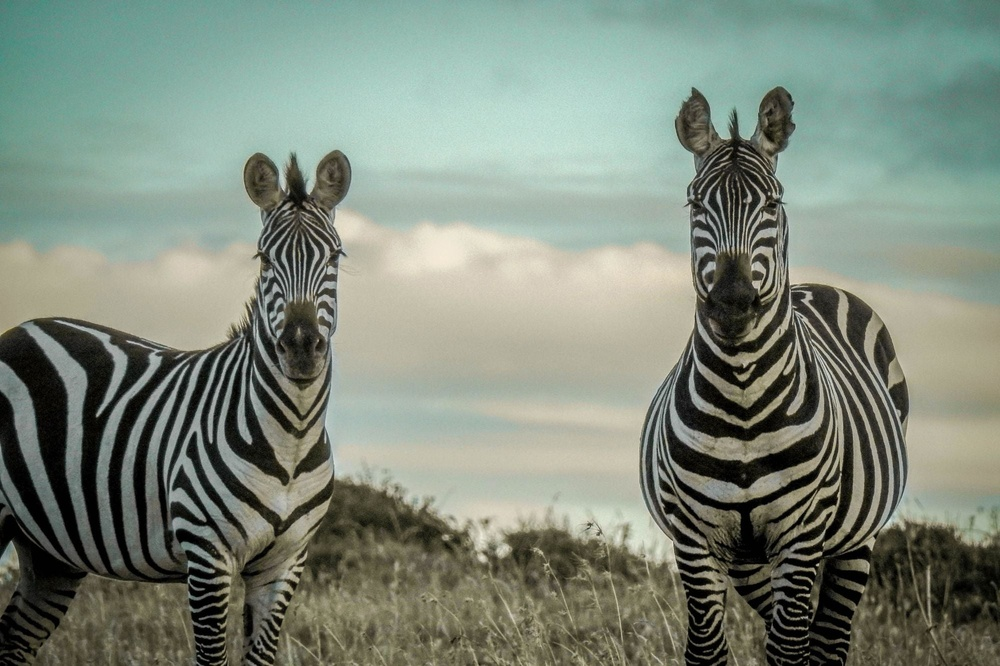
#> input picture Miniproyecto 1 - Parte 1/Zebra.jpeg, 1000 x 666 px, shrunk from 2000 x 1333 before the run
$ python plot.py
#> lines starting #> are read from the running program, lines starting #| are printed output that depends on the picture
import skimage.io as io
import matplotlib.pyplot as plt

img_prueba = io.imread('Zebra.jpeg')
#> img_prueba is the input picture: shape (666, 1000, 3); mean R, G, B 126.1, 136.8, 123.3
img_prueba_clasificacion = io.imread('Clasificación_.jpg')
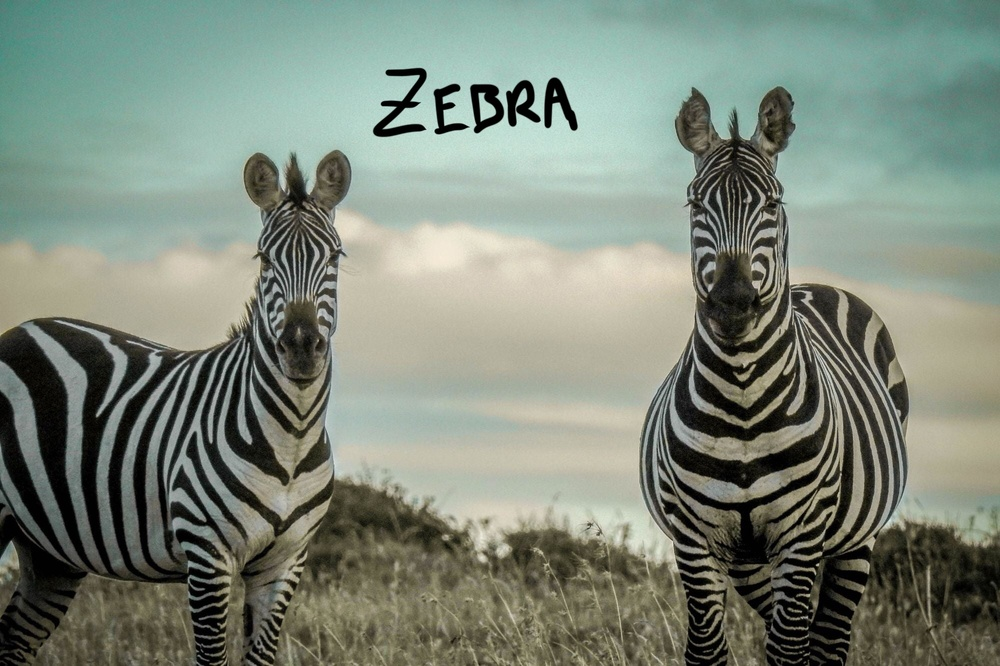
#> input picture Miniproyecto 1 - Parte 1/Clasificación_.jpg, 1000 x 666 px, shrunk from 2000 x 1333 before the run
#> img_prueba_clasificacion is the input picture: shape (666, 1000, 3); mean R, G, B 125, 135.3, 122.1
img_prueba_deteccion = io.imread('Detección.jpg')
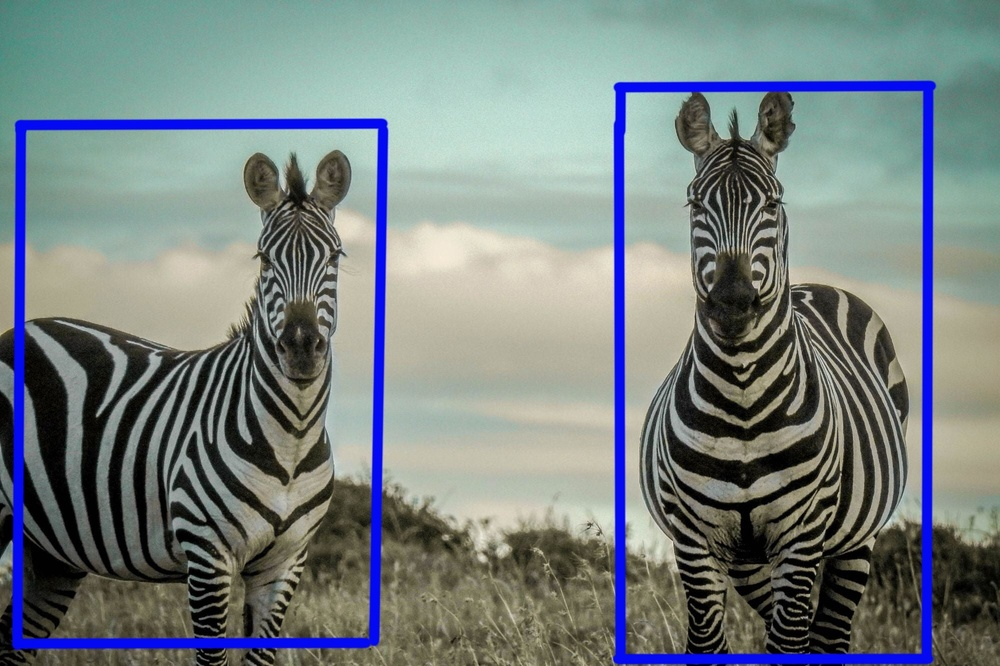
#> input picture Miniproyecto 1 - Parte 1/Detección.jpg, 1000 x 666 px, shrunk from 2000 x 1333 before the run
#> img_prueba_deteccion is the input picture: shape (666, 1000, 3); mean R, G, B 119.5, 129.8, 129.9
img_prueba_segInstancias = io.imread('Segmentación_de_Instancias.jpg')
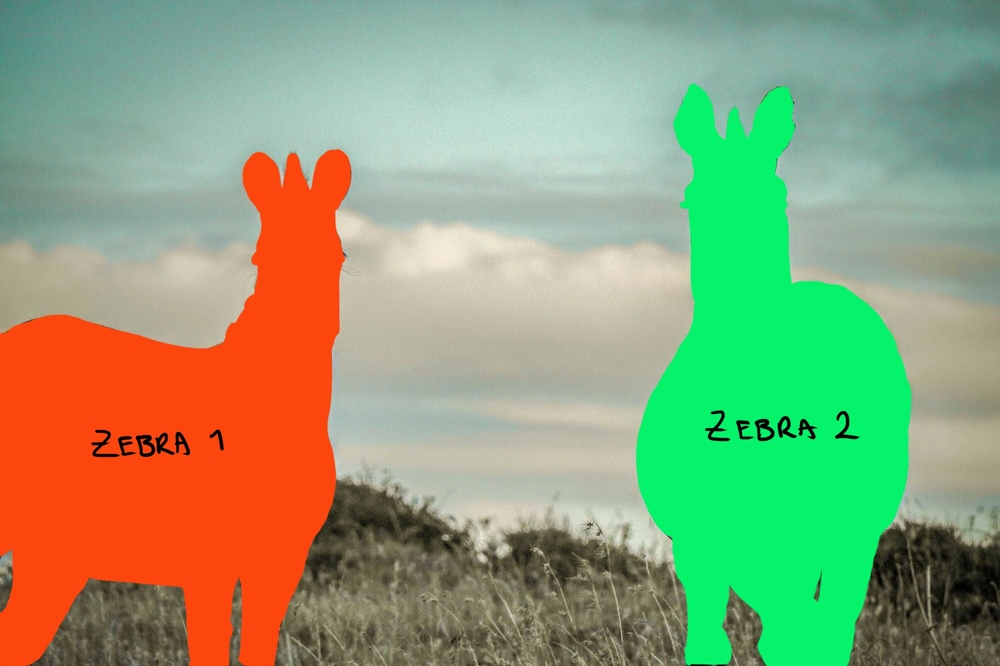
#> input picture Miniproyecto 1 - Parte 1/Segmentación_de_Instancias.jpg, 1000 x 666 px, shrunk from 2000 x 1333 before the run
#> img_prueba_segInstancias is the input picture: shape (666, 1000, 3); mean R, G, B 144, 159.7, 119.7
img_prueba_seg_Semantica = io.imread('Segmentación_Semántica.jpg')
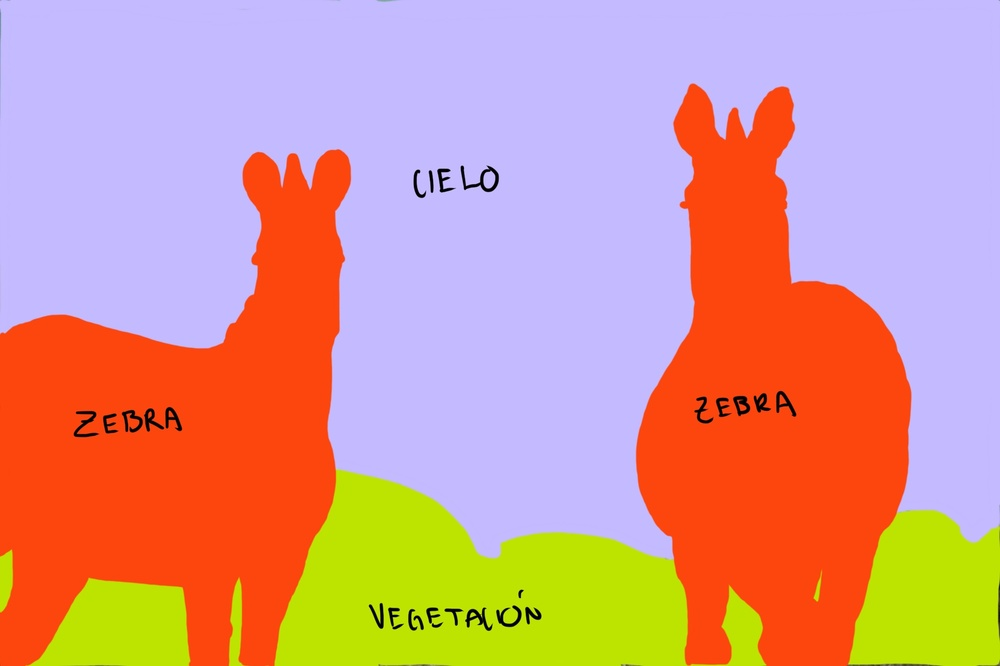
#> input picture Miniproyecto 1 - Parte 1/Segmentación_Semántica.jpg, 1000 x 666 px, shrunk from 2000 x 1333 before the run
#> img_prueba_seg_Semantica is the input picture: shape (666, 1000, 3); mean R, G, B 211.6, 154.4, 144.9

fig, ax = plt.subplots(3,2)
fig.suptitle('Anotaciones')
ax[0][0].imshow(img_prueba)
ax[0][0].axis('off')
ax[0][0].set_title('Imagen a color')
ax[1][0].imshow(img_prueba_clasificacion)
ax[1][0].axis('off')
ax[1][0].set_title('Clasificación')
ax[2][0].imshow(img_prueba_seg_Semantica)
ax[2][0].axis('off')
ax[2][0].set_title('Segmentacón semántica')
ax[1][1].imshow(img_prueba_deteccion)
ax[1][1].axis('off')
ax[1][1].set_title('Detección')
ax[2][1].imshow(img_prueba_segInstancias)
ax[2][1].axis('off')
ax[2][1].set_title('Sementación instancias')
ax[0][1].axis('off')
plt.savefig('Figura_Anotaciones')
plt.show()
